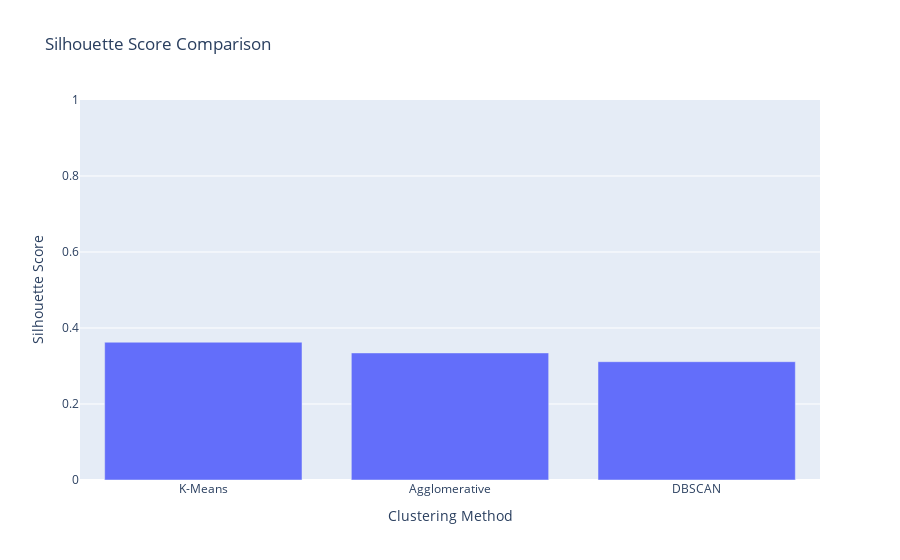

The notebook cell saved with this chart:
### Code cell
import plotly.graph_objects as go

methods = ['K-Means', 'Agglomerative', 'DBSCAN']
sil_scores = [sil_score_kmeans, sil_score_agglo, sil_score_dbscan if sil_score_dbscan else 0]

fig = go.Figure(data=[go.Bar(x=methods, y=sil_scores)])
fig.update_layout(title='Silhouette Score Comparison',
                  xaxis_title='Clustering Method',
                  yaxis_title='Silhouette Score',
                  yaxis=dict(range=[0, 1]))
fig.show()

### Figure 1 — Plotly figure (JSON) as saved in the notebook; plotly's stock layout.template omitted (floating-point values rounded to 4 significant figures)
{"data": [{"type": "bar", "x": ["K-Means", "Agglomerative", "DBSCAN"], "y": [0.3626, 0.3344, 0.3113]}], "layout": {"title": {"text": "Silhouette Score Comparison"}, "xaxis": {"title": {"text": "Clustering Method"}}, "yaxis": {"range": [0, 1], "title": {"text": "Silhouette Score"}}}}
